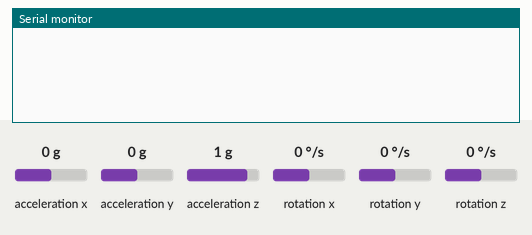
A sketch run on a simulated Arduino Uno, built with avr-gcc and run on an emulated ATmega328P. On the bench: the last lines printed to the serial monitor. The test bench sets the inputs (shaded band); at power-on: acceleration z 1 g, acceleration x 0 g, acceleration y 0 g, rotation x 0 °/s, rotation y 0 °/s, rotation z 0 °/s.

Above: at 3.2 s.
3.3 s: acceleration z set to -1.4 g
At 3.59 s:
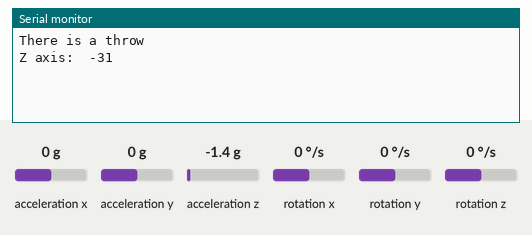
4.9 s: acceleration z set to -0.8 g
At 5.02 s:
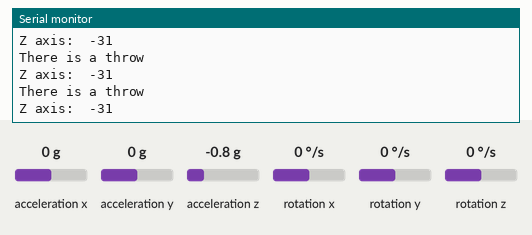

The sketch:

glove_with_mpu.ino
```cpp
#include <SoftwareSerial.h>
#include <Wire.h>
#include <MPU6050.h>

SoftwareSerial ESPserial(2, 4); // RX | TX

MPU6050 sensor ;
int16_t ax, ay, az ;
int16_t gx, gy, gz ;


void setup() {

  Serial.begin(115200);
  Wire.begin ( );
  //Serial.println  ( "Initializing the sensor" );
  sensor.initialize ( );
  //Serial.println (sensor.testConnection ( ) ? "Successfully Connected" : "Connection failed");
   delay (1000);
  //Serial.println ( "Taking Values from the sensor" );
  delay (1000);
}

void loop() {
    sensor.getMotion6 (&ax, &ay, &az, &gx, &gy, &gz);
    ax = map (ax, -17000, 17000, 180, 0) ;
    ay = map (ay, -17000, 17000, 0, 180) ;
     az = map (az, -17000, 17000, 0, 180) ;

   if(az<130)
    { Serial.println("There is a throw");
     Serial.print("Z axis:  ");Serial.println(az);
    }

    delay(200);
}
```

Measured:
- after the input at 3.3 s, the serial monitor: prints a new line after 0.13 s (image 1)
